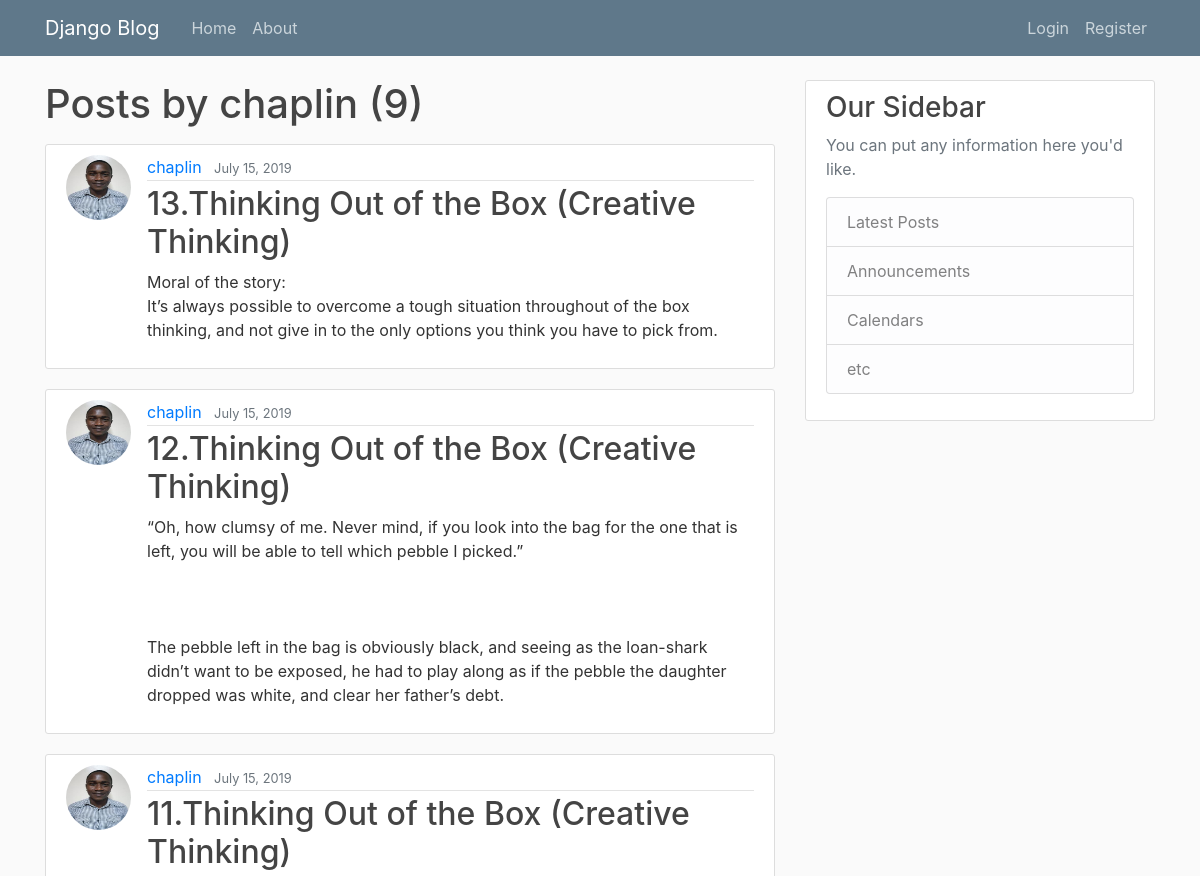
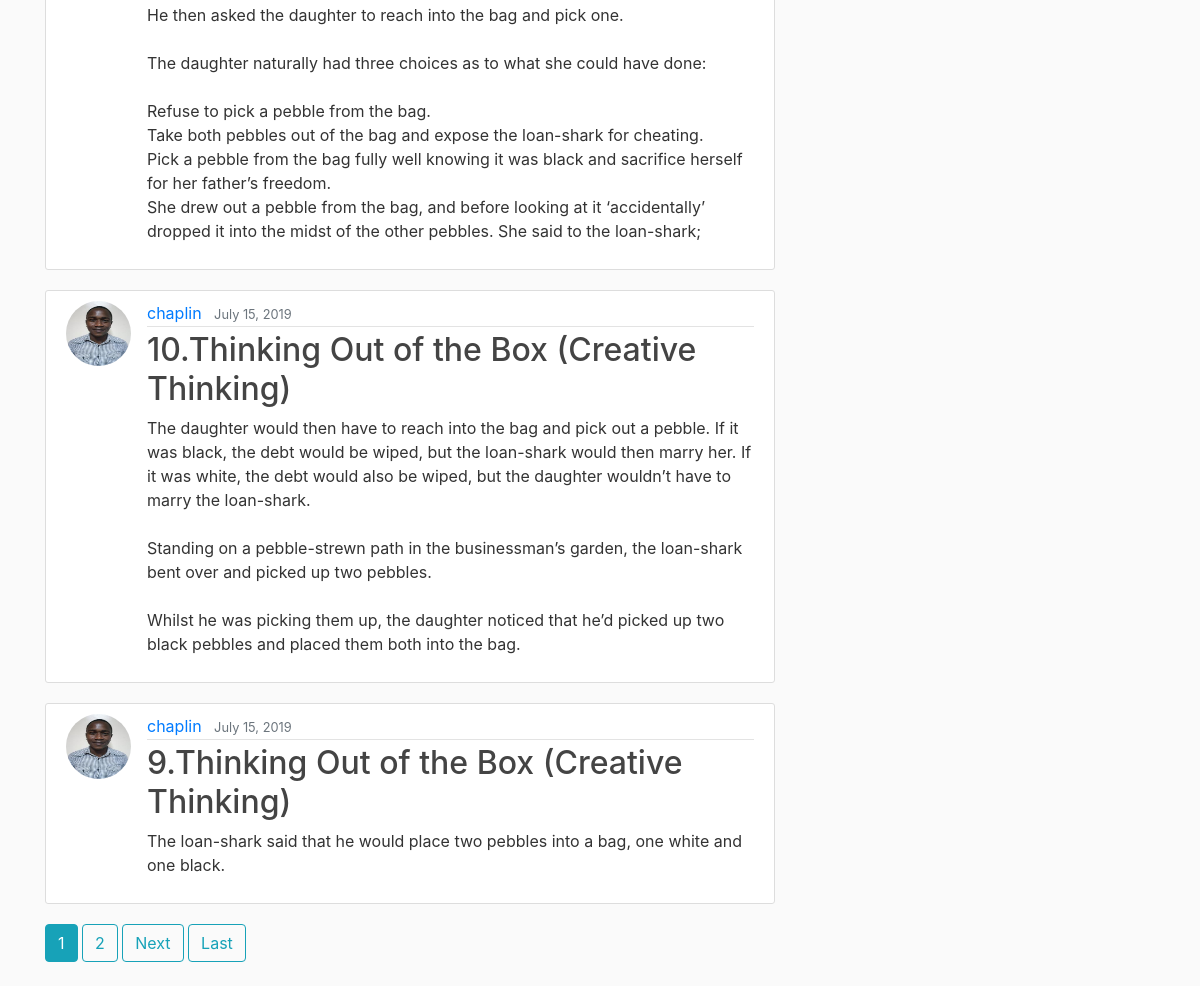
The app's page /user/chaplin with its own data (2 pictures, top to bottom).
### blog/models.py (models this page shows, shortened)
class Post(models.Model):
    title = models.CharField(max_length=100)
    content = models.TextField()
    date_posted = models.DateTimeField(default=timezone.now)
    author = models.ForeignKey(User, on_delete=models.CASCADE)

### users/models.py (models this page shows, shortened)
class Profile(models.Model):
    user = models.OneToOneField(User, on_delete=models.CASCADE)
    image = models.ImageField(default='default.jpg', upload_to='profile_pics')

### blog/views.py (the view)
# urls.py: path('user/<str:username>', UserPostListView.as_view(), name='user-posts'),
class UserPostListView(ListView):
    model = Post
    template_name = 'blog/user_posts.html'
    context_object_name = 'posts'
    paginate_by = 5
    def get_queryset(self):
        user = get_object_or_404(User, username=self.kwargs.get('username'))
        return Post.objects.filter(author=user).order_by('-date_posted')

### blog/templates/blog/user_posts.html (shortened to what this page needs)
{% extends "blog/base.html"%}
{% block content %}
    <h1 class="mb-3">Posts by {{ view.kwargs.username }} ({{ page_obj.paginator.count }})</h1>
    {% for post in posts %}
    <article class="media content-section">
      <img  class="rounded-circle article-img" src="{{ post.author.profile.image.url }}" alt="">
      <div class="media-body">
        <div class="article-metadata">
          <a class="mr-2" href="{% url 'user-posts' post.author.username %}">{{ post.author }}</a>
          <small class="text-muted">{{ post.date_posted|date:"F d, Y" }}</small>
        </div>
        <h2><a class="article-title" href="{% url 'post-detail' post.id %}">{{ post.title }}</a></h2>
        <p class="article-content">{{ post.content }}</p>
      </div>
    </article>
    {% endfor %}
    {% if is_paginated %}
      {% for num in page_obj.paginator.page_range %}
        {% if page_obj.number == num %}
          <a class="btn btn-info mb-4" href="?page={{ num }}">{{ num }}</a>
        {% elif num > page_obj.number|add:'-3' and num < page_obj.number|add:'3' %}
          <a class="btn btn-outline-info mb-4" href="?page={{ num }}">{{ num }}</a>
        {% endif %}
      {% endfor %}
      {% if page_obj.has_next %}
        <a class="btn btn-outline-info mb-4" href="?page={{ page_obj.next_page_number }}">Next</a>
        <a class="btn btn-outline-info mb-4" href="?page={{ page_obj.paginator.num_pages }}">Last</a>
      {% endif %}
    {% endif %}
  {% endblock content %}

### blog/static/blog/main.css (style rules this page uses)
body { background: #fafafa; color: #333333; margin-top: 5rem; }
h1, h2, h3, h4, h5, h6 { color: #444444; }
.content-section { background: #ffffff; padding: 10px 20px; border: 1px solid #dddddd; border-radius: 3px; margin-bottom: 20px; }
.article-title { color: #444444; }
.article-content { white-space: pre-line; }
.article-img { height: 65px; width: 65px; margin-right: 16px; }
.article-metadata { padding-bottom: 1px; margin-bottom: 4px; border-bottom: 1px solid #e3e3e3 }

### records on screen
Post: author.profile.image (picture), author "chaplin", date_posted "July 15, 2019", title "13.Thinking Out of the Box (Creative Thinking)", content "Moral of the story: It’s always possible to overcome a tough situation throughout of the box thinking, and not give in to the only options you think you have to pick from."
Post: author.profile.image (picture), author "chaplin", date_posted "July 15, 2019", title "12.Thinking Out of the Box (Creative Thinking)", content "“Oh, how clumsy of me. Never mind, if you look into the bag for the one that is left, you will be able to tell which pebble I picked.” The pebble left in the bag is obviously black, and seeing as the loan-shark didn’t want to be exposed, he had to play along as if the pebble the daughter dropped was white, and clear her father’s debt."
Post: author.profile.image (picture), author "chaplin", date_posted "July 15, 2019", title "11.Thinking Out of the Box (Creative Thinking)", content "He then asked the daughter to reach into the bag and pick one. The daughter naturally had three choices as to what she could have done: Refuse to pick a pebble from the bag. Take both pebbles out of the bag and expose the loan-shark for cheating. Pick a pebble from the bag fully well knowing it was black and sacrifice herself for her father’s freedom. She drew out a pebble from the bag, and before looking at it ‘accidentally’ dropped it into the midst of the other pebbles. She said to the loan-shark;"
Post: author.profile.image (picture), author "chaplin", date_posted "July 15, 2019", title "10.Thinking Out of the Box (Creative Thinking)", content "The daughter would then have to reach into the bag and pick out a pebble. If it was black, the debt would be wiped, but the loan-shark would then marry her. If it was white, the debt would also be wiped, but the daughter wouldn’t have to marry the loan-shark. Standing on a pebble-strewn path in the businessman’s garden, the loan-shark bent over and picked up two pebbles. Whilst he was picking them up, the daughter noticed that he’d picked up two black pebbles and placed them both into the bag."
Post: author.profile.image (picture), author "chaplin", date_posted "July 15, 2019", title "9.Thinking Out of the Box (Creative Thinking)", content "The loan-shark said that he would place two pebbles into a bag, one white and one black."

### other values on screen
{{ view.kwargs.username }} "chaplin"
{{ page_obj.paginator.count }} "9"
{{ num }} "1"
{{ num }} "2"
